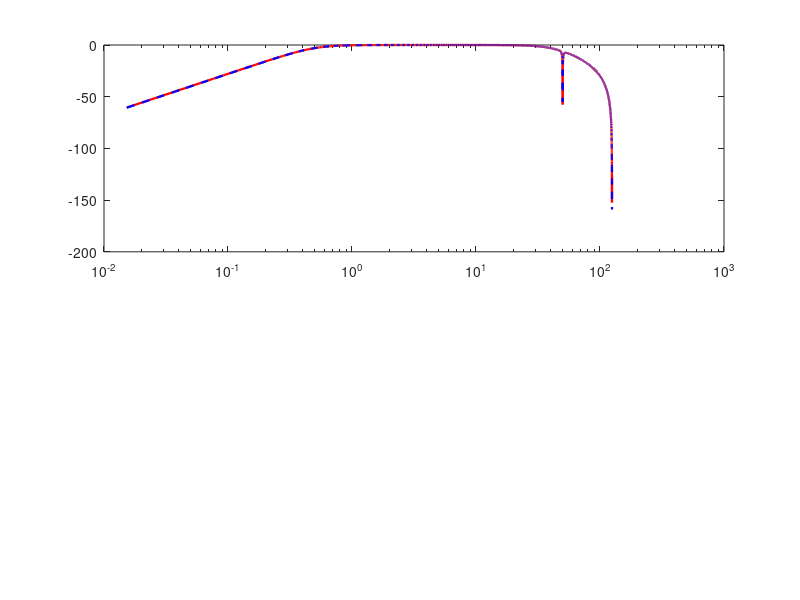

Write MATLAB code to recreate this figure. (Note: this script raises an error after producing the figure.)
%
% filtre_ecg.m, VitalMonitor (proof of concept)
%
%  Verifica faptul ca cei 3 coeficienti din firmware (config.h) coincid cu
%  filtrul proiectat corect in MATLAB (butter + iirnotch). Daca cele doua
%  curbe se suprapun, coeficientii din firmware sunt corecti.
%
%  Caracter: validare numerica prin simulare. Rulare: Run in MATLAB.
%
clear; clc; close all;

Fs  = 250;
Nyq = Fs/2;

% Coeficienti DIN config.h (firmware final)
b_hp = [ 0.99115452, -1.98230904,  0.99115452];
a_hp = [ 1.00000000, -1.98223079,  0.98238576];
b_lp = [ 0.14531600,  0.29063100,  0.14531600];
a_lp = [ 1.00000000, -0.67106700,  0.25234400];
b_nf = [ 0.97948100, -0.60531400,  0.97948100];
a_nf = [ 1.00000000, -0.60531400,  0.95896200];

% Coeficienti recalculati independent in MATLAB
[b_hp_c, a_hp_c] = butter(2, 0.5/Nyq,  'high');
[b_lp_c, a_lp_c] = butter(2, 40.0/Nyq, 'low');
% Notch 50 Hz, Q=30 - formula standard (nu depinde de iirnotch / toolbox)
w0n  = 50.0/Nyq;  Qf = 30;  w0 = w0n*pi;  bw = (w0n/Qf)*pi;
gb   = 1/sqrt(2);
beta = (sqrt(1-gb^2)/gb) * tan(bw/2);
gain = 1/(1+beta);
b_nf_c = gain * [1, -2*cos(w0), 1];
a_nf_c =        [1, -2*gain*cos(w0), 2*gain-1];

% Raspuns in frecventa (cascada)
[h1,f]=freqz(b_hp,a_hp,8192,Fs); [h2,~]=freqz(b_lp,a_lp,8192,Fs); [h3,~]=freqz(b_nf,a_nf,8192,Fs);
H_fw = h1.*h2.*h3;
[h1c,~]=freqz(b_hp_c,a_hp_c,8192,Fs); [h2c,~]=freqz(b_lp_c,a_lp_c,8192,Fs); [h3c,~]=freqz(b_nf_c,a_nf_c,8192,Fs);
H_c  = h1c.*h2c.*h3c;

figure('Name','Validare filtre ECG','Position',[80 80 950 650]);
subplot(2,1,1);
  semilogx(f,20*log10(abs(H_fw)),'r-','LineWidth',1.6); hold on;
  semilogx(f,20*log10(abs(H_c)), 'b--','LineWidth',1.6);
  xline(0.5,'--k','0.5 Hz'); xline(40,'--g','40 Hz'); xline(50,'--m','50 Hz');
  grid on; xlim([0.1 125]); ylim([-80 5]);
  xlabel('Frecventa (Hz)'); ylabel('|H| (dB)');
  title('Cascada HP + LP + Notch, firmware vs recalculat');
  legend('config.h (firmware)','butter + notch recalculat (MATLAB)','Location','southwest');
subplot(2,1,2);
  plot(f,20*log10(abs(H_fw)),'r-','LineWidth',1.6); hold on;
  plot(f,20*log10(abs(H_c)), 'b--','LineWidth',1.6);
  xline(50,'--m','50 Hz'); xline(40,'--g','40 Hz');
  grid on; xlim([0 120]); ylim([-80 5]);
  xlabel('Frecventa (Hz)'); ylabel('|H| (dB)');
  title('Aceleasi curbe, axa liniara');
sgtitle('Fig. Coeficientii din firmware coincid cu filtrul proiectat corect');

% Eroarea maxima intre cele doua raspunsuri (in banda 0-100 Hz)
band = f <= 100;
err_db = abs(20*log10(abs(H_fw(band))) - 20*log10(abs(H_c(band))));
fprintf(' POTRIVIRE FIRMWARE vs RECALCULAT \n');
fprintf('  Eroare maxima de magnitudine (0-100 Hz): %.3f dB\n', max(err_db));
fprintf('  Atenuare la 50 Hz (firmware):            %.1f dB\n', 20*log10(abs(H_fw(find(f>=50,1)))));
fprintf('  -3 dB HP la ~0.5 Hz, -3 dB LP la ~40 Hz.\n');
fprintf('  Eroare mica -> coeficientii din config.h sunt CORECTI.\n');
